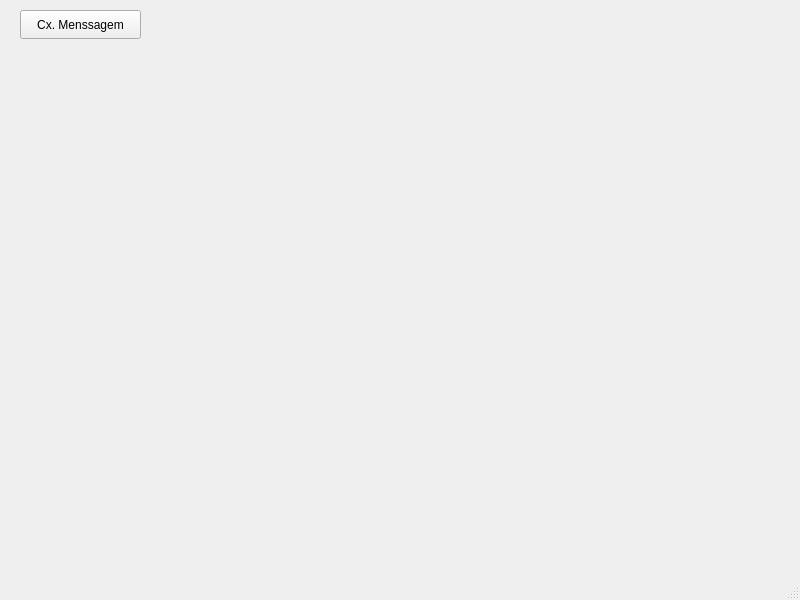
<?xml version="1.0" encoding="UTF-8"?>
<ui version="4.0">
 <class>MainWindow</class>
 <widget class="QMainWindow" name="MainWindow">
  <property name="geometry">
   <rect>
    <x>0</x>
    <y>0</y>
    <width>800</width>
    <height>600</height>
   </rect>
  </property>
  <property name="windowTitle">
   <string>MainWindow</string>
  </property>
  <widget class="QWidget" name="centralwidget">
   <widget class="QPushButton" name="pushButton">
    <property name="geometry">
     <rect>
      <x>20</x>
      <y>10</y>
      <width>121</width>
      <height>29</height>
     </rect>
    </property>
    <property name="text">
     <string>Cx. Menssagem</string>
    </property>
   </widget>
  </widget>
  <widget class="QMenuBar" name="menubar">
   <property name="geometry">
    <rect>
     <x>0</x>
     <y>0</y>
     <width>800</width>
     <height>26</height>
    </rect>
   </property>
  </widget>
  <widget class="QStatusBar" name="statusbar"/>
 </widget>
 <resources/>
 <connections/>
</ui>
